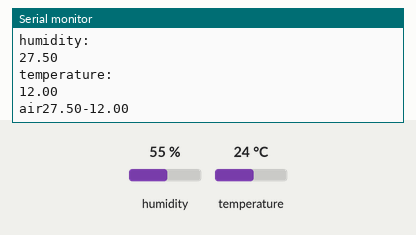
Bench run of a sketch on a simulated ESP32. Parts: the last lines printed to the serial monitor. The test bench sets the inputs (shaded band); at power-on: humidity 55 %, temperature 24 °C. WiFi joins after 1.5 s; servers stay silent unless stated; no MQTT or app messages arrive unless stated.

Above: at 3.2 s.
3.3 s: humidity set to 22 %
At 5.8 s:
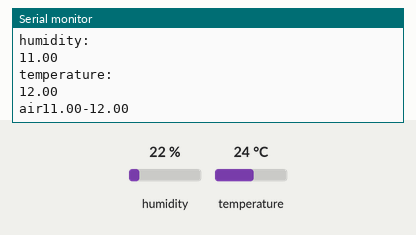
6.0 s: temperature set to 12 °C
At 7.8 s:
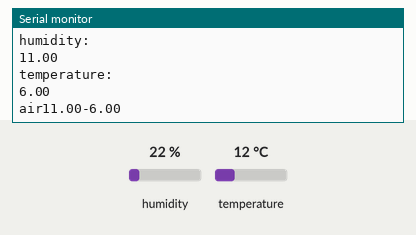
8.7 s: humidity set to 40 %
At 12.4 s:
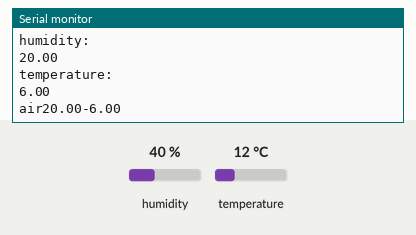
Timing chart, 0 to 13.9 s (numbered marks = the images above; inputs shaded):
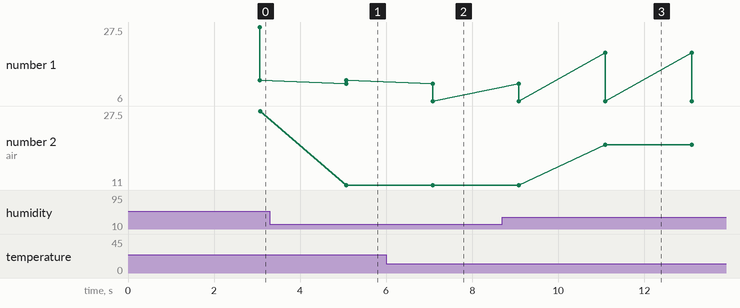

Measured:
- after the input at 3.3 s, the serial monitor: prints a new line after 1.8 s (image 1)
- after the input at 6.0 s, the serial monitor: prints a new line after 1.1 s (image 2)
- after the input at 8.7 s, the serial monitor: prints a new line after 2.4 s (image 3)
- plotted number 1: 12 → 6 after the input at 6.0 s
- plotted number 2: 27.5 → 11 after the input at 3.3 s, 11 → 20 after the input at 8.7 s

The sketch:

temperature_humidity.ino
```cpp
#include <DHT.h>
#include <WiFiClientSecure.h>
#include <PubSubClient.h>
#include <WiFi.h>
#include <string.h>
#include <SimpleKalmanFilter.h>

#define DHTPIN 27
#define DHTTYPE DHT22

SimpleKalmanFilter locnhieuHum (1.8, 1.8, 0.001);
SimpleKalmanFilter locnhieuTemp (1, 1, 1);

const char* ssid = "XSTORM";
const char* password = "2222444666";
const char* mqtt_server = "3c7b0751f151453d800143f3e1c5b8a6.s1.eu.hivemq.cloud";
const char* mqtt_user = "Johnny";
const char* mqtt_password = "Thanhtai2907";
const char* mqtt_topic = "sensors";

WiFiClientSecure espClient;
PubSubClient client(espClient);
DHT dht(DHTPIN, DHTTYPE);

void setup_wifi() {
  delay(10);
  WiFi.begin(ssid, password);
  while (WiFi.status() != WL_CONNECTED) {
    delay(1000);
  }
}

void reconnect() {
  while (!client.connected()) {
    if (client.connect("ESP32Client", mqtt_user, mqtt_password)) {
      Serial.println("Connected to MQTT broker");
    } else {
      delay(5000);
    }
  }
}

void setup() {
  Serial.begin(9600);
  dht.begin();
  const char* root_ca = "-----BEGIN CERTIFICATE-----\n" \
"MIIFazCCA1OgAwIBAgIRAIIQz7DSQONZRGPgu2OCiwAwDQYJKoZIhvcNAQELBQAw\n" \
"TzELMAkGA1UEBhMCVVMxKTAnBgNVBAoTIEludGVybmV0IFNlY3VyaXR5IFJlc2Vh\n" \
"cmNoIEdyb3VwMRUwEwYDVQQDEwxJU1JHIFJvb3QgWDEwHhcNMTUwNjA0MTEwNDM4\n" \
"WhcNMzUwNjA0MTEwNDM4WjBPMQswCQYDVQQGEwJVUzEpMCcGA1UEChMgSW50ZXJu\n" \
"ZXQgU2VjdXJpdHkgUmVzZWFyY2ggR3JvdXAxFTATBgNVBAMTDElTUkcgUm9vdCBY\n" \
"MTCCAiIwDQYJKoZIhvcNAQEBBQADggIPADCCAgoCggIBAK3oJHP0FDfzm54rVygc\n" \
"h77ct984kIxuPOZXoHj3dcKi/vVqbvYATyjb3miGbESTtrFj/RQSa78f0uoxmyF+\n" \
"0TM8ukj13Xnfs7j/EvEhmkvBioZxaUpmZmyPfjxwv60pIgbz5MDmgK7iS4+3mX6U\n" \
"A5/TR5d8mUgjU+g4rk8Kb4Mu0UlXjIB0ttov0DiNewNwIRt18jA8+o+u3dpjq+sW\n" \
"T8KOEUt+zwvo/7V3LvSye0rgTBIlDHCNAymg4VMk7BPZ7hm/ELNKjD+Jo2FR3qyH\n" \
"B5T0Y3HsLuJvW5iB4YlcNHlsdu87kGJ55tukmi8mxdAQ4Q7e2RCOFvu396j3x+UC\n" \
"B5iPNgiV5+I3lg02dZ77DnKxHZu8A/lJBdiB3QW0KtZB6awBdpUKD9jf1b0SHzUv\n" \
"KBds0pjBqAlkd25HN7rOrFleaJ1/ctaJxQZBKT5ZPt0m9STJEadao0xAH0ahmbWn\n" \
"OlFuhjuefXKnEgV4We0+UXgVCwOPjdAvBbI+e0ocS3MFEvzG6uBQE3xDk3SzynTn\n" \
"jh8BCNAw1FtxNrQHusEwMFxIt4I7mKZ9YIqioymCzLq9gwQbooMDQaHWBfEbwrbw\n" \
"qHyGO0aoSCqI3Haadr8faqU9GY/rOPNk3sgrDQoo//fb4hVC1CLQJ13hef4Y53CI\n" \
"rU7m2Ys6xt0nUW7/vGT1M0NPAgMBAAGjQjBAMA4GA1UdDwEB/wQEAwIBBjAPBgNV\n" \
"HRMBAf8EBTADAQH/MB0GA1UdDgQWBBR5tFnme7bl5AFzgAiIyBpY9umbbjANBgkq\n" \
"hkiG9w0BAQsFAAOCAgEAVR9YqbyyqFDQDLHYGmkgJykIrGF1XIpu+ILlaS/V9lZL\n" \
"ubhzEFnTIZd+50xx+7LSYK05qAvqFyFWhfFQDlnrzuBZ6brJFe+GnY+EgPbk6ZGQ\n" \
"3BebYhtF8GaV0nxvwuo77x/Py9auJ/GpsMiu/X1+mvoiBOv/2X/qkSsisRcOj/KK\n" \
"NFtY2PwByVS5uCbMiogziUwthDyC3+6WVwW6LLv3xLfHTjuCvjHIInNzktHCgKQ5\n" \
"ORAzI4JMPJ+GslWYHb4phowim57iaztXOoJwTdwJx4nLCgdNbOhdjsnvzqvHu7Ur\n" \
"TkXWStAmzOVyyghqpZXjFaH3pO3JLF+l+/+sKAIuvtd7u+Nxe5AW0wdeRlN8NwdC\n" \
"jNPElpzVmbUq4JUagEiuTDkHzsxHpFKVK7q4+63SM1N95R1NbdWhscdCb+ZAJzVc\n" \
"oyi3B43njTOQ5yOf+1CceWxG1bQVs5ZufpsMljq4Ui0/1lvh+wjChP4kqKOJ2qxq\n" \
"4RgqsahDYVvTH9w7jXbyLeiNdd8XM2w9U/t7y0Ff/9yi0GE44Za4rF2LN9d11TPA\n" \
"mRGunUHBcnWEvgJBQl9nJEiU0Zsnvgc/ubhPgXRR4Xq37Z0j4r7g1SgEEzwxA57d\n" \
"emyPxgcYxn/eR44/KJ4EBs+lVDR3veyJm+kXQ99b21/+jh5Xos1AnX5iItreGCc=\n" \
"-----END CERTIFICATE-----\n";
  espClient.setCACert(root_ca);
  setup_wifi();
  client.setServer(mqtt_server, 8883);
}

float denoise(float* values, SimpleKalmanFilter filter)
{
	float sum = 0;
	int count = sizeof(values)/sizeof(values[0]);
	for (int i = 0; i < count; i++)
	{
		sum += *(values + i);
	}
	float a = sum / count;

	float filtered = filter.updateEstimate(a);
	return filtered;
}


void loop() {
  if (!client.connected()) {
    reconnect();
  }
  client.loop();

  //float humidity = dht.readHumidity();
  //float temperature = dht.readTemperature();

  float humidity_values[10];
  float temperature_values[10];

  for (int i = 0; i < 10; i++) {
      humidity_values[i] = dht.readHumidity();
      temperature_values[i] = dht.readTemperature();
      delay(100); // Chờ giữa các phép đo
  }

  float humidity = denoise(humidity_values, locnhieuHum );
  float temperature = denoise(temperature_values, locnhieuTemp);


  // Kiểm tra giá trị đo được
  if (isnan(humidity) || isnan(temperature)) {
    Serial.println("Failed to read from DHT sensor!");
    return;
  }

  Serial.println("humidity: ");
  Serial.println(humidity);
  Serial.println("temperature: ");
  Serial.println(temperature);

  if (!isnan(humidity) && !isnan(temperature)) {
    String msg = String("air") + String(humidity) + String('-') + String(temperature);
    client.publish(mqtt_topic, msg.c_str());
    Serial.println(msg);
  }

  delay(1000); // Tăng thời gian delay giữa các lần đo
}
```
